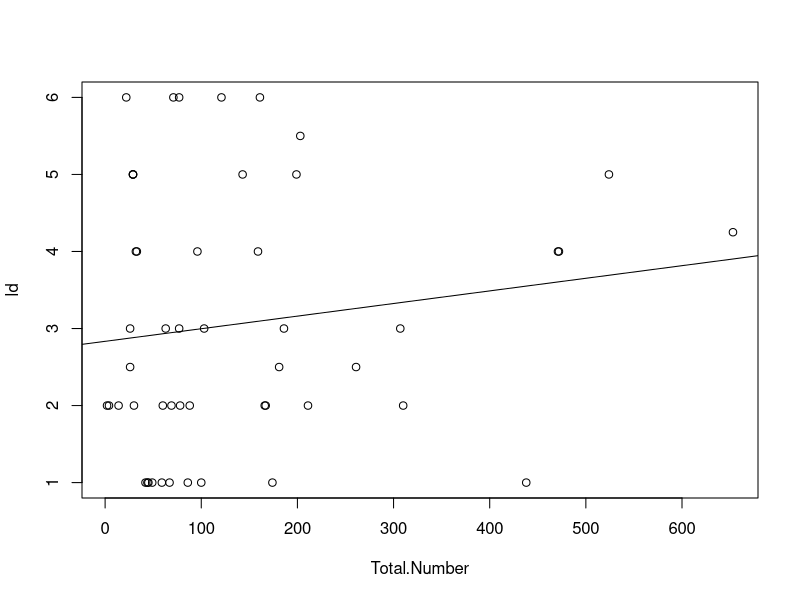
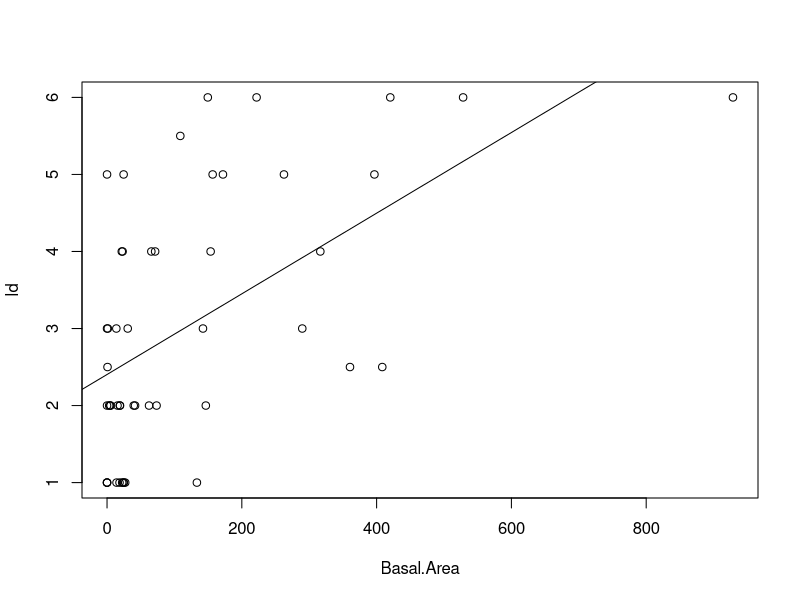

Here is the R script that generated these plots, in order: (Note: this script raises an error after producing the figures.)
# compare seju counts to ladder fuels
rm(list=ls())

# read in seju data summarized by plot
seju.data.p <- read.csv('data/seju_data_p.csv')
dim(seju.data.p)

# read in ladder fuel data
ld <- read.csv('data/mean_ladder_fuel_54.csv')
dim(ld)

seju.data.p$ld <- ld$ld[1:50]
seju.data.p$rl <- ld$rl[1:50]
head(seju.data.p)

#plot(seju.data.p$ld~seju.data.p$Total.Number)
plot(ld~Total.Number,data=seju.data.p)
fit <- lm(ld~Total.Number,data=seju.data.p)
abline(fit)

# compare saplings
saplings.p <- read.csv('data/saplings_p.csv')
dim(saplings.p)

saplings.p$ld <- ld$ld[1:50]
saplings.p$rl <- ld$rl[1:50]
head(saplings.p)

# run these lines to replace NAs with zeros
saplings.p$Basal.Area[which(is.na(saplings.p$Basal.Area))] <- 0
saplings.p$Count[which(is.na(saplings.p$Count))] <- 0

plot(ld~Basal.Area,data=saplings.p[-28,])
fit <- lm(ld~Basal.Area,data=saplings.p[-28,])
abline(fit)
summary(fit)

plot(rl~Basal.Area,data=saplings.p[-28,])
fit <- lm(rl~Basal.Area,data=saplings.p[-28,])
abline(fit)
summary(fit)

plot(ld~Count,data=saplings.p[-28,])
fit <- lm(ld~Count,data=saplings.p[-28,])
abline(fit)
summary(fit)

plot(rl~Count,data=saplings.p[-28,])
fit <- lm(rl~Count,data=saplings.p[-28,])
abline(fit)
summary(fit)

# compare small trees
smalltrees.p <- read.csv('data/trees_1_2_p.csv')
dim(smalltrees.p)

smalltrees.p$ld <- ld$ld[1:50]
smalltrees.p$rl <- ld$rl[1:50]
head(smalltrees.p)

# run these lines to replace NAs with zeros
smalltrees.p$Basal.Area[which(is.na(smalltrees.p$Basal.Area))] <- 0
#smalltrees.p$Count[which(is.na(smalltrees.p$Count))] <- 0

plot(ld~Basal.Area,data=smalltrees.p)
fit <- lm(ld~Basal.Area,data=smalltrees.p)
abline(fit)
summary(fit)

#uncomment to identify specific points
#identify(smalltrees.p$ld~smalltrees.p$Basal.Area)

plot(rl~Basal.Area,data=smalltrees.p)
fit <- lm(rl~Basal.Area,data=smalltrees.p)
abline(fit)
summary(fit)

## add together small trees and saplings
head(saplings.p)
head(smalltrees.p)
smalltrees.p$sap.smtr.BA <- saplings.p$Basal.Area+smalltrees.p$Basal.Area

plot(ld~sap.smtr.BA,data=smalltrees.p[-28,])
fit <- lm(ld~sap.smtr.BA,data=smalltrees.p[-28,])
abline(fit)
summary(fit)
identify(smalltrees.p$ld[-28]~smalltrees.p$sap.smtr.BA[-28])
